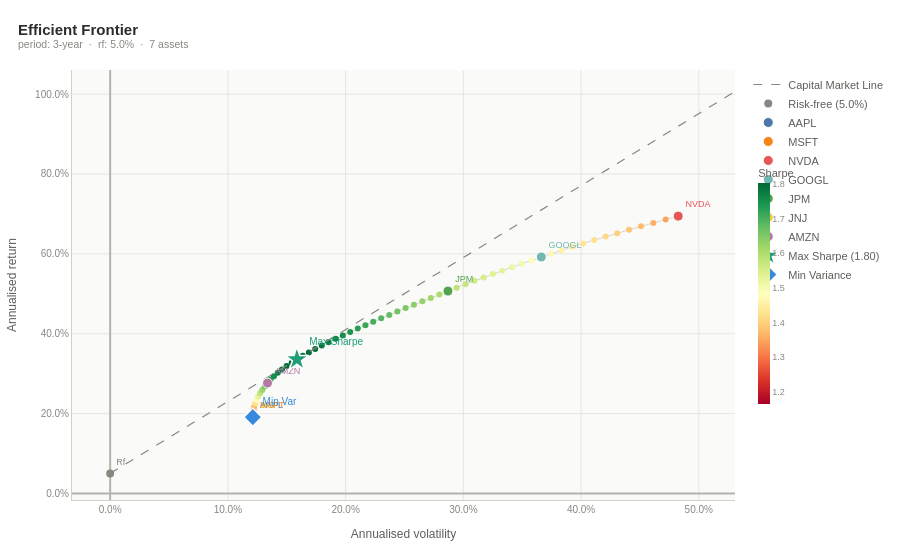

The notebook cell saved with this chart:
### Code cell
frontier = portfolio.efficient_frontier(quant, symbols, period="3y", n_points=60)
plots.efficient_frontier(frontier).show()

### Figure 1 — Plotly figure (JSON) as saved in the notebook; plotly's stock layout.template omitted (floating-point values rounded to 4 significant figures)
{"data": [{"customdata": [[0.1911, 1.164], [0.1996, 1.233], [0.2082, 1.3], [0.2167, 1.363], [0.2252, 1.422], [0.2338, 1.478], [0.2423, 1.529], [0.2508, 1.577], [0.2594, 1.62], [0.2679, 1.659], [0.2764, 1.694], [0.285, 1.725], [0.2935, 1.751], [0.302, 1.77], [0.3105, 1.785], [0.3191, 1.795], [0.3276, 1.801], [0.3361, 1.802], [0.3447, 1.801], [0.3532, 1.796], [0.3617, 1.79], [0.3703, 1.782], [0.3788, 1.772], [0.3873, 1.762], [0.3959, 1.75], [0.4044, 1.738], [0.4129, 1.726], [0.4215, 1.713], [0.43, 1.7], [0.4385, 1.688], [0.4471, 1.675], [0.4556, 1.662], [0.4641, 1.65], [0.4726, 1.638], [0.4812, 1.626], [0.4897, 1.614], [0.4982, 1.603], [0.5068, 1.592], [0.5153, 1.581], [0.5238, 1.57], [0.5324, 1.559], [0.5409, 1.548], [0.5494, 1.536], [0.558, 1.525], [0.5665, 1.514], [0.575, 1.502], [0.5836, 1.491], [0.5921, 1.48], [0.6006, 1.469], [0.6092, 1.458], [0.6177, 1.446], [0.6262, 1.434], [0.6348, 1.422], [0.6433, 1.41], [0.6518, 1.397], [0.6603, 1.385], [0.6689, 1.372], [0.6774, 1.36], [0.6859, 1.348], [0.6945, 1.336]], "hovertemplate": "Vol: %{x:.2%}<br>Return: %{customdata[0]:.2%}<br>Sharpe: %{customdata[1]:.3f}<extra>Frontier</extra>", "line": {"color": "rgba(0,0,0,0.15)", "width": 1}, "marker": {"color": [1.164, 1.233, 1.3, 1.363, 1.422, 1.478, 1.529, 1.577, 1.62, 1.659, 1.694, 1.725, 1.751, 1.77, 1.785, 1.795, 1.801, 1.802, 1.801, 1.796, 1.79, 1.782, 1.772, 1.762, 1.75, 1.738, 1.726, 1.713, 1.7, 1.688, 1.675, 1.662, 1.65, 1.638, 1.626, 1.614, 1.603, 1.592, 1.581, 1.57, 1.559, 1.548, 1.536, 1.525, 1.514, 1.502, 1.491, 1.48, 1.469, 1.458, 1.446, 1.434, 1.422, 1.41, 1.397, 1.385, 1.372, 1.36, 1.348, 1.336], "colorbar": {"len": 0.6, "outlinewidth": 0, "thickness": 12, "tickfont": {"color": "#888780", "size": 9}, "title": {"text": "Sharpe"}}, "colorscale": [[0.0, "rgb(165,0,38)"], [0.1, "rgb(215,48,39)"], [0.2, "rgb(244,109,67)"], [0.3, "rgb(253,174,97)"], [0.4, "rgb(254,224,139)"], [0.5, "rgb(255,255,191)"], [0.6, "rgb(217,239,139)"], [0.7, "rgb(166,217,106)"], [0.8, "rgb(102,189,99)"], [0.9, "rgb(26,152,80)"], [1.0, "rgb(0,104,55)"]], "showscale": true, "size": 6}, "mode": "lines+markers", "showlegend": false, "x": [0.1212, 0.1213, 0.1217, 0.1223, 0.1232, 0.1244, 0.1257, 0.1274, 0.1292, 0.1313, 0.1337, 0.1362, 0.1391, 0.1423, 0.1459, 0.1499, 0.1542, 0.1588, 0.1636, 0.1688, 0.1742, 0.1798, 0.1855, 0.1915, 0.1976, 0.2039, 0.2103, 0.2168, 0.2235, 0.2302, 0.237, 0.244, 0.251, 0.258, 0.2652, 0.2724, 0.2796, 0.2869, 0.2943, 0.3018, 0.3094, 0.3172, 0.3251, 0.3331, 0.3412, 0.3495, 0.3578, 0.3662, 0.3747, 0.3835, 0.3925, 0.4017, 0.4112, 0.4209, 0.4307, 0.4408, 0.451, 0.4614, 0.4719, 0.4825], "y": [0.1911, 0.1996, 0.2082, 0.2167, 0.2252, 0.2338, 0.2423, 0.2508, 0.2594, 0.2679, 0.2764, 0.285, 0.2935, 0.302, 0.3105, 0.3191, 0.3276, 0.3361, 0.3447, 0.3532, 0.3617, 0.3703, 0.3788, 0.3873, 0.3959, 0.4044, 0.4129, 0.4215, 0.43, 0.4385, 0.4471, 0.4556, 0.4641, 0.4726, 0.4812, 0.4897, 0.4982, 0.5068, 0.5153, 0.5238, 0.5324, 0.5409, 0.5494, 0.558, 0.5665, 0.575, 0.5836, 0.5921, 0.6006, 0.6092, 0.6177, 0.6262, 0.6348, 0.6433, 0.6518, 0.6603, 0.6689, 0.6774, 0.6859, 0.6945], "type": "scatter"}, {"hoverinfo": "skip", "line": {"color": "#888780", "dash": "dash", "width": 1.2}, "mode": "lines", "name": "Capital Market Line", "x": [0.0, 0.005361, 0.01072, 0.01608, 0.02144, 0.02681, 0.03217, 0.03753, 0.04289, 0.04825, 0.05361, 0.05897, 0.06433, 0.06969, 0.07506, 0.08042, 0.08578, 0.09114, 0.0965, 0.1019, 0.1072, 0.1126, 0.1179, 0.1233, 0.1287, 0.134, 0.1394, 0.1448, 0.1501, 0.1555, 0.1608, 0.1662, 0.1716, 0.1769, 0.1823, 0.1876, 0.193, 0.1984, 0.2037, 0.2091, 0.2144, 0.2198, 0.2252, 0.2305, 0.2359, 0.2413, 0.2466, 0.252, 0.2573, 0.2627, 0.2681, 0.2734, 0.2788, 0.2841, 0.2895, 0.2949, 0.3002, 0.3056, 0.3109, 0.3163, 0.3217, 0.327, 0.3324, 0.3378, 0.3431, 0.3485, 0.3538, 0.3592, 0.3646, 0.3699, 0.3753, 0.3806, 0.386, 0.3914, 0.3967, 0.4021, 0.4074, 0.4128, 0.4182, 0.4235, 0.4289, 0.4343, 0.4396, 0.445, 0.4503, 0.4557, 0.4611, 0.4664, 0.4718, 0.4771, 0.4825, 0.4879, 0.4932, 0.4986, 0.5039, 0.5093, 0.5147, 0.52, 0.5254, 0.5308], "y": [0.05, 0.05966, 0.06932, 0.07899, 0.08865, 0.09831, 0.108, 0.1176, 0.1273, 0.137, 0.1466, 0.1563, 0.1659, 0.1756, 0.1853, 0.1949, 0.2046, 0.2143, 0.2239, 0.2336, 0.2432, 0.2529, 0.2626, 0.2722, 0.2819, 0.2916, 0.3012, 0.3109, 0.3205, 0.3302, 0.3399, 0.3495, 0.3592, 0.3689, 0.3785, 0.3882, 0.3978, 0.4075, 0.4172, 0.4268, 0.4365, 0.4461, 0.4558, 0.4655, 0.4751, 0.4848, 0.4945, 0.5041, 0.5138, 0.5234, 0.5331, 0.5428, 0.5524, 0.5621, 0.5718, 0.5814, 0.5911, 0.6007, 0.6104, 0.6201, 0.6297, 0.6394, 0.6491, 0.6587, 0.6684, 0.678, 0.6877, 0.6974, 0.707, 0.7167, 0.7263, 0.736, 0.7457, 0.7553, 0.765, 0.7747, 0.7843, 0.794, 0.8036, 0.8133, 0.823, 0.8326, 0.8423, 0.852, 0.8616, 0.8713, 0.8809, 0.8906, 0.9003, 0.9099, 0.9196, 0.9293, 0.9389, 0.9486, 0.9582, 0.9679, 0.9776, 0.9872, 0.9969, 1.007], "type": "scatter"}, {"hovertemplate": "Risk-free rate: 5.00%<extra></extra>", "marker": {"color": "#888780", "size": 8, "symbol": "circle"}, "mode": "markers+text", "name": "Risk-free (5.0%)", "text": ["Rf"], "textfont": {"color": "#888780", "size": 9}, "textposition": "top right", "x": [0], "y": [0.05], "type": "scatter"}, {"hovertemplate": "<b>AAPL</b><br>Vol: %{x:.2%}<br>Return: %{y:.2%}<extra></extra>", "marker": {"color": "#4C78A8", "line": {"color": "white", "width": 1}, "size": 10, "symbol": "circle"}, "mode": "markers+text", "name": "AAPL", "text": ["AAPL"], "textfont": {"color": "#4C78A8", "size": 9}, "textposition": "top right", "x": [0.1212], "y": [0.1911], "type": "scatter"}, {"hovertemplate": "<b>MSFT</b><br>Vol: %{x:.2%}<br>Return: %{y:.2%}<extra></extra>", "marker": {"color": "#F58518", "line": {"color": "white", "width": 1}, "size": 10, "symbol": "circle"}, "mode": "markers+text", "name": "MSFT", "text": ["MSFT"], "textfont": {"color": "#F58518", "size": 9}, "textposition": "top right", "x": [0.1212], "y": [0.1911], "type": "scatter"}, {"hovertemplate": "<b>NVDA</b><br>Vol: %{x:.2%}<br>Return: %{y:.2%}<extra></extra>", "marker": {"color": "#E45756", "line": {"color": "white", "width": 1}, "size": 10, "symbol": "circle"}, "mode": "markers+text", "name": "NVDA", "text": ["NVDA"], "textfont": {"color": "#E45756", "size": 9}, "textposition": "top right", "x": [0.4825], "y": [0.6945], "type": "scatter"}, {"hovertemplate": "<b>GOOGL</b><br>Vol: %{x:.2%}<br>Return: %{y:.2%}<extra></extra>", "marker": {"color": "#72B7B2", "line": {"color": "white", "width": 1}, "size": 10, "symbol": "circle"}, "mode": "markers+text", "name": "GOOGL", "text": ["GOOGL"], "textfont": {"color": "#72B7B2", "size": 9}, "textposition": "top right", "x": [0.3662], "y": [0.5921], "type": "scatter"}, {"hovertemplate": "<b>JPM</b><br>Vol: %{x:.2%}<br>Return: %{y:.2%}<extra></extra>", "marker": {"color": "#54A24B", "line": {"color": "white", "width": 1}, "size": 10, "symbol": "circle"}, "mode": "markers+text", "name": "JPM", "text": ["JPM"], "textfont": {"color": "#54A24B", "size": 9}, "textposition": "top right", "x": [0.2869], "y": [0.5068], "type": "scatter"}, {"hovertemplate": "<b>JNJ</b><br>Vol: %{x:.2%}<br>Return: %{y:.2%}<extra></extra>", "marker": {"color": "#EECA3B", "line": {"color": "white", "width": 1}, "size": 10, "symbol": "circle"}, "mode": "markers+text", "name": "JNJ", "text": ["JNJ"], "textfont": {"color": "#EECA3B", "size": 9}, "textposition": "top right", "x": [0.1212], "y": [0.1911], "type": "scatter"}, {"hovertemplate": "<b>AMZN</b><br>Vol: %{x:.2%}<br>Return: %{y:.2%}<extra></extra>", "marker": {"color": "#B279A2", "line": {"color": "white", "width": 1}, "size": 10, "symbol": "circle"}, "mode": "markers+text", "name": "AMZN", "text": ["AMZN"], "textfont": {"color": "#B279A2", "size": 9}, "textposition": "top right", "x": [0.1337], "y": [0.2764], "type": "scatter"}, {"hovertemplate": "<b>Max Sharpe</b><br>Sharpe: 1.802<br>Return: 33.59%<br>Vol: 15.86%<extra></extra>", "marker": {"color": "#1D9E75", "line": {"color": "white", "width": 1.5}, "size": 18, "symbol": "star"}, "mode": "markers+text", "name": "Max Sharpe (1.80)", "text": ["Max Sharpe"], "textfont": {"color": "#1D9E75", "family": "sans-serif", "size": 10}, "textposition": "top right", "x": [0.1586], "y": [0.3359], "type": "scatter"}, {"hovertemplate": "<b>Min Variance</b><br>Sharpe: 1.164<br>Return: 19.11%<br>Vol: 12.12%<extra></extra>", "marker": {"color": "#378ADD", "line": {"color": "white", "width": 1.5}, "size": 14, "symbol": "diamond"}, "mode": "markers+text", "name": "Min Variance", "text": ["Min Var"], "textfont": {"color": "#378ADD", "size": 10}, "textposition": "top right", "x": [0.1212], "y": [0.1911], "type": "scatter"}], "layout": {"font": {"family": "sans-serif", "color": "#5F5E5A", "size": 12}, "hoverlabel": {"font": {"size": 12}, "bgcolor": "white"}, "margin": {"l": 60, "r": 40, "t": 70, "b": 60}, "legend": {"font": {"size": 11}, "bgcolor": "rgba(0,0,0,0)", "borderwidth": 0}, "xaxis": {"tickfont": {"size": 10, "color": "#888780"}, "title": {"font": {"size": 12, "color": "#5F5E5A"}, "text": "Annualised volatility"}, "gridcolor": "#D3D1C7", "gridwidth": 0.5, "linecolor": "#D3D1C7", "zerolinecolor": "#B4B2A9", "tickformat": ".1%"}, "yaxis": {"tickfont": {"size": 10, "color": "#888780"}, "title": {"font": {"size": 12, "color": "#5F5E5A"}, "text": "Annualised return"}, "gridcolor": "#D3D1C7", "gridwidth": 0.5, "linecolor": "#D3D1C7", "zerolinecolor": "#B4B2A9", "tickformat": ".1%"}, "title": {"font": {"size": 15, "color": "#2C2C2A"}, "text": "<b>Efficient Frontier</b><br><sup style='color:#888780'>period: 3-year  ·  rf: 5.0%  ·  7 assets</sup>", "x": 0.02}, "paper_bgcolor": "rgba(0,0,0,0)", "plot_bgcolor": "#FAFAF9"}}
